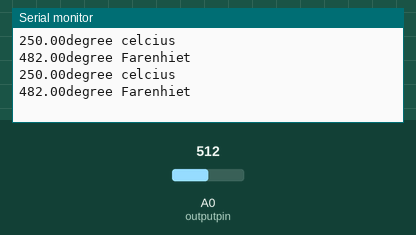
The sketch below on a simulated Arduino Uno, built with avr-gcc and run on an emulated ATmega328P. On the bench: the last lines printed to the serial monitor. The test bench sets the inputs (shaded band); at power-on: A0 (outputpin) = 512.

Above: at 1.8 s.
1.9 s: A0 (outputpin) set to 716
At 2.8 s:
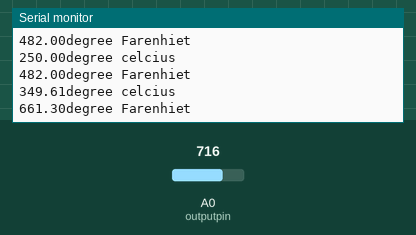
3.4 s: A0 (outputpin) set to 900
At 4.7 s:
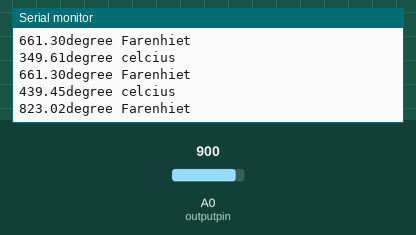
Timing chart, 0 to 6.4 s (numbered marks = the images above; inputs shaded):
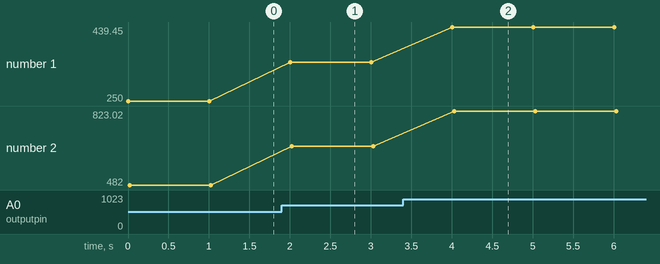

The sketch:

temperature_sensor.ino
```cpp
int outputpin = 0;

void setup() {
  // put your setup code here, to run once:
  Serial.begin(9600);
}

void loop() {
  // put your main code here, to run repeatedly:
  int rawVoltage = analogRead(outputpin);
  float millivolts = (rawVoltage/1024.0)*5000;
  float celcius = millivolts/10;
  Serial.print(celcius);
  Serial.println("degree celcius");
  Serial.print((celcius*9)/5+32);
  Serial.println("degree Farenhiet");
  delay(1000);
}
```

Measured:
- after the input at 1.9 s, the serial monitor: prints a new line after 0.10 s (image 1)
- after the input at 3.4 s, the serial monitor: prints a new line after 0.61 s (image 2)
- plotted number 1: 250 → 349.61 after the input at 1.9 s, 349.61 → 439.45 after the input at 3.4 s
- plotted number 2: 482 → 661.3 after the input at 1.9 s, 661.3 → 823.02 after the input at 3.4 s
